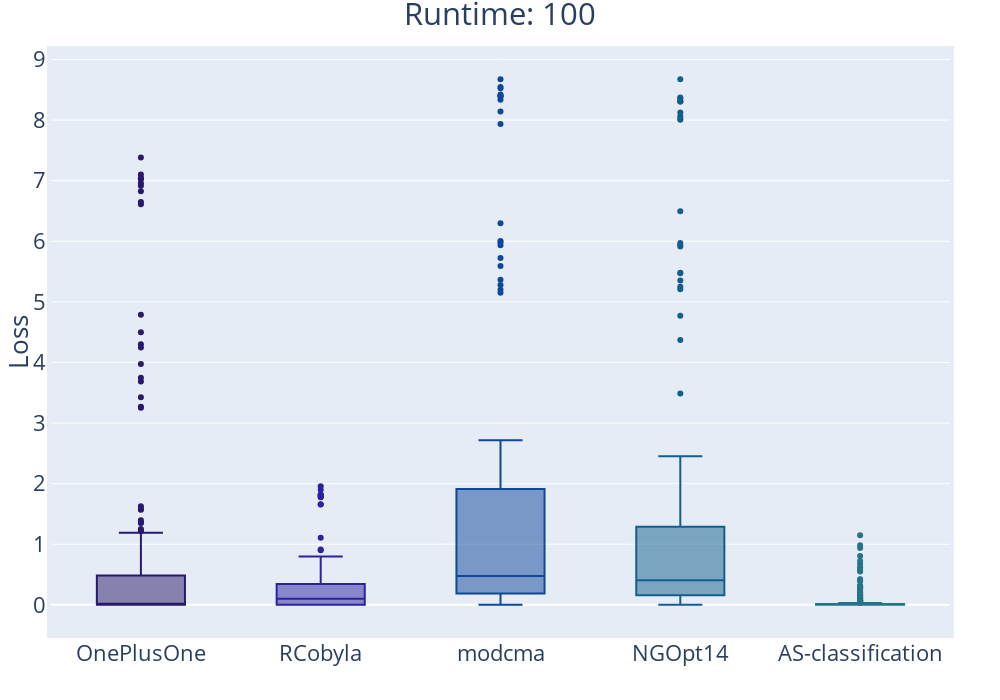
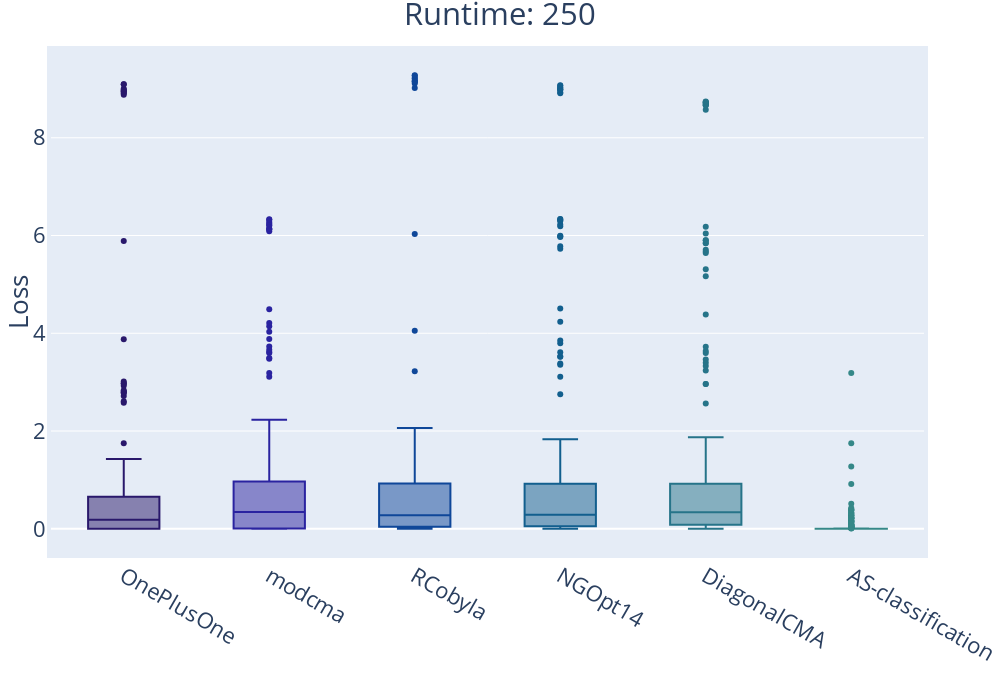
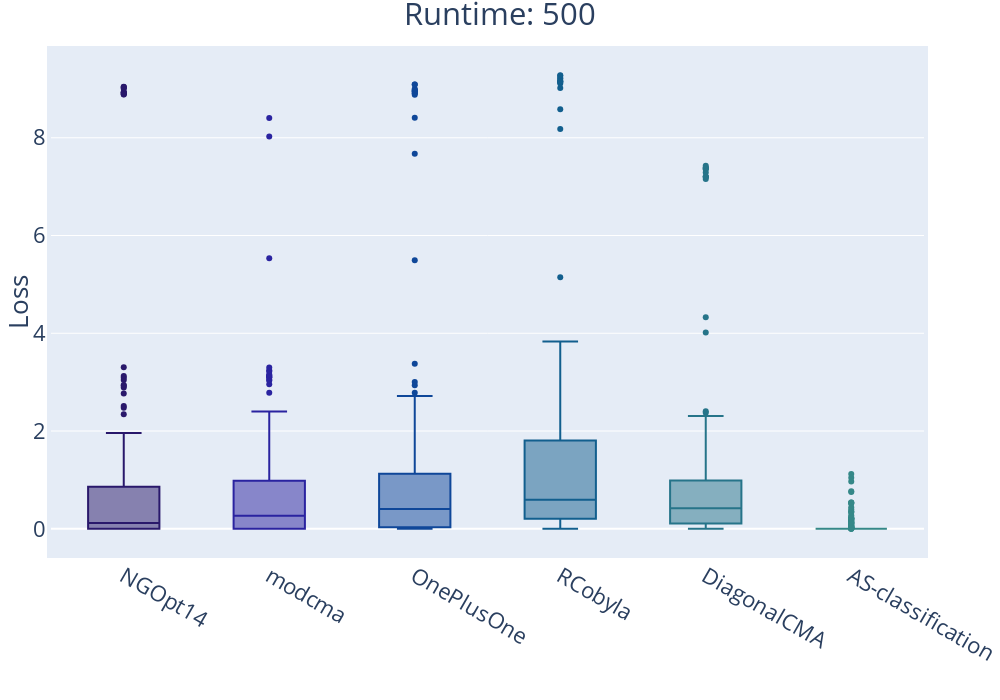
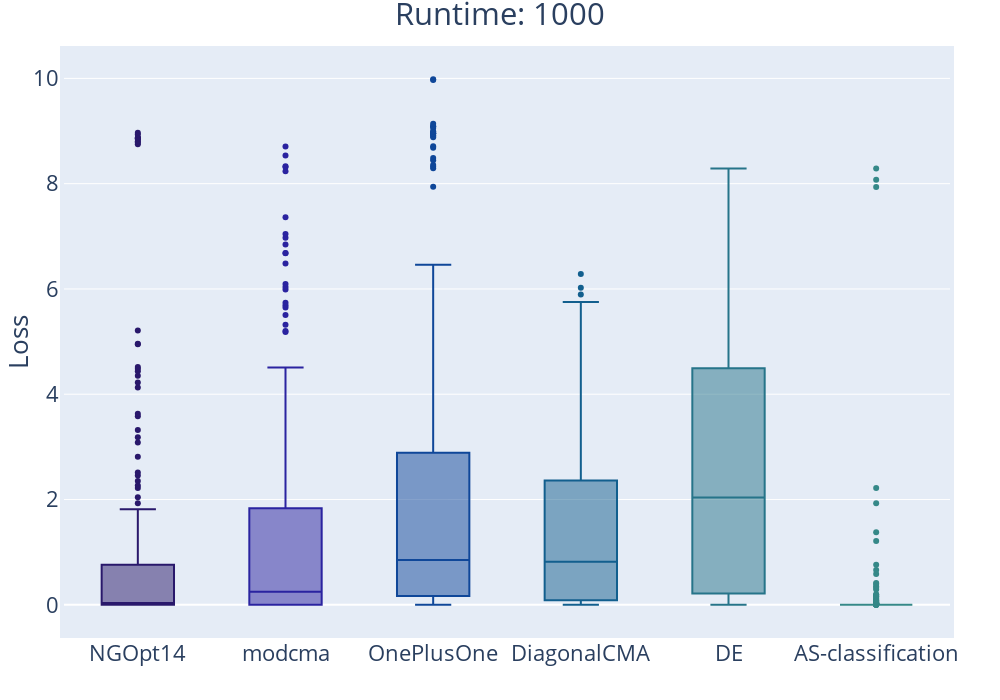

The cell these charts' notebook holds for them, in order:
### Code cell
algos = ["DE", "DiagonalCMA", "modcma", "modde", "NaiveIsoEMNA", "NGOpt14", "NGOpt38", "OnePlusOne", "PSO", "RandomSearch", "RCobyla"]
dim = 5
runtimes = [100, 250, 500, 1000, 2500, 5000, 10000]
ML_algo = "RForest"
with open("./selected_algo_portfolio.pkl", "rb") as f:
    selected_algo_portfolio = pickle.load(f)

print(selected_algo_portfolio)

create_merged_true_predicted_table(algos, runtimes, dim, ML_algo)
create_selector(selected_algo_portfolio, runtimes, dim, ML_algo)
plot_boxplots(selected_algo_portfolio, runtimes, dim, ML_algo)

### Figure 1 — Plotly figure (JSON) as saved in the notebook; plotly's stock layout.template omitted (floating-point values rounded to 4 significant figures; data arrays with more than 128 entries replaced by an {"elided": "..."} marker saying what was removed)
{"data": [{"alignmentgroup": "True", "hovertemplate": "=%{x}<br>Loss=%{y}<extra></extra>", "legendgroup": "OnePlusOne", "marker": {"color": "rgb(41, 24, 107)"}, "name": "OnePlusOne", "notched": false, "offsetgroup": "OnePlusOne", "orientation": "v", "showlegend": true, "type": "box", "x": {"elided": "240 str values"}, "x0": " ", "xaxis": "x", "y": {"elided": "240 float values"}, "y0": " ", "yaxis": "y"}, {"alignmentgroup": "True", "hovertemplate": "=%{x}<br>Loss=%{y}<extra></extra>", "legendgroup": "RCobyla", "marker": {"color": "rgb(42, 35, 160)"}, "name": "RCobyla", "notched": false, "offsetgroup": "RCobyla", "orientation": "v", "showlegend": true, "type": "box", "x": {"elided": "240 str values"}, "x0": " ", "xaxis": "x", "y": {"elided": "240 float values"}, "y0": " ", "yaxis": "y"}, {"alignmentgroup": "True", "hovertemplate": "=%{x}<br>Loss=%{y}<extra></extra>", "legendgroup": "modcma", "marker": {"color": "rgb(15, 71, 153)"}, "name": "modcma", "notched": false, "offsetgroup": "modcma", "orientation": "v", "showlegend": true, "type": "box", "x": {"elided": "240 str values"}, "x0": " ", "xaxis": "x", "y": {"elided": "240 float values"}, "y0": " ", "yaxis": "y"}, {"alignmentgroup": "True", "hovertemplate": "=%{x}<br>Loss=%{y}<extra></extra>", "legendgroup": "NGOpt14", "marker": {"color": "rgb(18, 95, 142)"}, "name": "NGOpt14", "notched": false, "offsetgroup": "NGOpt14", "orientation": "v", "showlegend": true, "type": "box", "x": {"elided": "240 str values"}, "x0": " ", "xaxis": "x", "y": {"elided": "240 float values"}, "y0": " ", "yaxis": "y"}, {"alignmentgroup": "True", "hovertemplate": "=%{x}<br>Loss=%{y}<extra></extra>", "legendgroup": "AS-classification", "marker": {"color": "rgb(38, 116, 137)"}, "name": "AS-classification", "notched": false, "offsetgroup": "AS-classification", "orientation": "v", "showlegend": true, "type": "box", "x": {"elided": "240 str values"}, "x0": " ", "xaxis": "x", "y": {"elided": "240 float values"}, "y0": " ", "yaxis": "y"}], "layout": {"autosize": false, "boxmode": "overlay", "font": {"size": 22}, "height": 700, "legend": {"title": {"text": ""}, "tracegroupgap": 0}, "margin": {"b": 0, "l": 50, "pad": 4, "r": 50, "t": 50}, "showlegend": false, "title": {"text": "Runtime: 100", "x": 0.5}, "width": 1000, "xaxis": {"anchor": "y", "categoryarray": ["OnePlusOne", "RCobyla", "modcma", "NGOpt14", "AS-classification"], "categoryorder": "array", "domain": [0, 1], "title": {"text": ""}}, "yaxis": {"anchor": "x", "domain": [0, 1], "title": {"text": "Loss"}}}}

### Figure 2 — Plotly figure (JSON) as saved in the notebook; plotly's stock layout.template omitted (floating-point values rounded to 4 significant figures; data arrays with more than 128 entries replaced by an {"elided": "..."} marker saying what was removed)
{"data": [{"alignmentgroup": "True", "hovertemplate": "=%{x}<br>Loss=%{y}<extra></extra>", "legendgroup": "OnePlusOne", "marker": {"color": "rgb(41, 24, 107)"}, "name": "OnePlusOne", "notched": false, "offsetgroup": "OnePlusOne", "orientation": "v", "showlegend": true, "type": "box", "x": {"elided": "240 str values"}, "x0": " ", "xaxis": "x", "y": {"elided": "240 float values"}, "y0": " ", "yaxis": "y"}, {"alignmentgroup": "True", "hovertemplate": "=%{x}<br>Loss=%{y}<extra></extra>", "legendgroup": "modcma", "marker": {"color": "rgb(42, 35, 160)"}, "name": "modcma", "notched": false, "offsetgroup": "modcma", "orientation": "v", "showlegend": true, "type": "box", "x": {"elided": "240 str values"}, "x0": " ", "xaxis": "x", "y": {"elided": "240 float values"}, "y0": " ", "yaxis": "y"}, {"alignmentgroup": "True", "hovertemplate": "=%{x}<br>Loss=%{y}<extra></extra>", "legendgroup": "RCobyla", "marker": {"color": "rgb(15, 71, 153)"}, "name": "RCobyla", "notched": false, "offsetgroup": "RCobyla", "orientation": "v", "showlegend": true, "type": "box", "x": {"elided": "240 str values"}, "x0": " ", "xaxis": "x", "y": {"elided": "240 float values"}, "y0": " ", "yaxis": "y"}, {"alignmentgroup": "True", "hovertemplate": "=%{x}<br>Loss=%{y}<extra></extra>", "legendgroup": "NGOpt14", "marker": {"color": "rgb(18, 95, 142)"}, "name": "NGOpt14", "notched": false, "offsetgroup": "NGOpt14", "orientation": "v", "showlegend": true, "type": "box", "x": {"elided": "240 str values"}, "x0": " ", "xaxis": "x", "y": {"elided": "240 float values"}, "y0": " ", "yaxis": "y"}, {"alignmentgroup": "True", "hovertemplate": "=%{x}<br>Loss=%{y}<extra></extra>", "legendgroup": "DiagonalCMA", "marker": {"color": "rgb(38, 116, 137)"}, "name": "DiagonalCMA", "notched": false, "offsetgroup": "DiagonalCMA", "orientation": "v", "showlegend": true, "type": "box", "x": {"elided": "240 str values"}, "x0": " ", "xaxis": "x", "y": {"elided": "240 float values"}, "y0": " ", "yaxis": "y"}, {"alignmentgroup": "True", "hovertemplate": "=%{x}<br>Loss=%{y}<extra></extra>", "legendgroup": "AS-classification", "marker": {"color": "rgb(53, 136, 136)"}, "name": "AS-classification", "notched": false, "offsetgroup": "AS-classification", "orientation": "v", "showlegend": true, "type": "box", "x": {"elided": "240 str values"}, "x0": " ", "xaxis": "x", "y": {"elided": "240 float values"}, "y0": " ", "yaxis": "y"}], "layout": {"autosize": false, "boxmode": "overlay", "font": {"size": 22}, "height": 700, "legend": {"title": {"text": ""}, "tracegroupgap": 0}, "margin": {"b": 0, "l": 50, "pad": 4, "r": 50, "t": 50}, "showlegend": false, "title": {"text": "Runtime: 250", "x": 0.5}, "width": 1000, "xaxis": {"anchor": "y", "categoryarray": ["OnePlusOne", "modcma", "RCobyla", "NGOpt14", "DiagonalCMA", "AS-classification"], "categoryorder": "array", "domain": [0, 1], "title": {"text": ""}}, "yaxis": {"anchor": "x", "domain": [0, 1], "title": {"text": "Loss"}}}}

### Figure 3 — Plotly figure (JSON) as saved in the notebook; plotly's stock layout.template omitted (floating-point values rounded to 4 significant figures; data arrays with more than 128 entries replaced by an {"elided": "..."} marker saying what was removed)
{"data": [{"alignmentgroup": "True", "hovertemplate": "=%{x}<br>Loss=%{y}<extra></extra>", "legendgroup": "NGOpt14", "marker": {"color": "rgb(41, 24, 107)"}, "name": "NGOpt14", "notched": false, "offsetgroup": "NGOpt14", "orientation": "v", "showlegend": true, "type": "box", "x": {"elided": "240 str values"}, "x0": " ", "xaxis": "x", "y": {"elided": "240 float values"}, "y0": " ", "yaxis": "y"}, {"alignmentgroup": "True", "hovertemplate": "=%{x}<br>Loss=%{y}<extra></extra>", "legendgroup": "modcma", "marker": {"color": "rgb(42, 35, 160)"}, "name": "modcma", "notched": false, "offsetgroup": "modcma", "orientation": "v", "showlegend": true, "type": "box", "x": {"elided": "240 str values"}, "x0": " ", "xaxis": "x", "y": {"elided": "240 float values"}, "y0": " ", "yaxis": "y"}, {"alignmentgroup": "True", "hovertemplate": "=%{x}<br>Loss=%{y}<extra></extra>", "legendgroup": "OnePlusOne", "marker": {"color": "rgb(15, 71, 153)"}, "name": "OnePlusOne", "notched": false, "offsetgroup": "OnePlusOne", "orientation": "v", "showlegend": true, "type": "box", "x": {"elided": "240 str values"}, "x0": " ", "xaxis": "x", "y": {"elided": "240 float values"}, "y0": " ", "yaxis": "y"}, {"alignmentgroup": "True", "hovertemplate": "=%{x}<br>Loss=%{y}<extra></extra>", "legendgroup": "RCobyla", "marker": {"color": "rgb(18, 95, 142)"}, "name": "RCobyla", "notched": false, "offsetgroup": "RCobyla", "orientation": "v", "showlegend": true, "type": "box", "x": {"elided": "240 str values"}, "x0": " ", "xaxis": "x", "y": {"elided": "240 float values"}, "y0": " ", "yaxis": "y"}, {"alignmentgroup": "True", "hovertemplate": "=%{x}<br>Loss=%{y}<extra></extra>", "legendgroup": "DiagonalCMA", "marker": {"color": "rgb(38, 116, 137)"}, "name": "DiagonalCMA", "notched": false, "offsetgroup": "DiagonalCMA", "orientation": "v", "showlegend": true, "type": "box", "x": {"elided": "240 str values"}, "x0": " ", "xaxis": "x", "y": {"elided": "240 float values"}, "y0": " ", "yaxis": "y"}, {"alignmentgroup": "True", "hovertemplate": "=%{x}<br>Loss=%{y}<extra></extra>", "legendgroup": "AS-classification", "marker": {"color": "rgb(53, 136, 136)"}, "name": "AS-classification", "notched": false, "offsetgroup": "AS-classification", "orientation": "v", "showlegend": true, "type": "box", "x": {"elided": "240 str values"}, "x0": " ", "xaxis": "x", "y": {"elided": "240 float values"}, "y0": " ", "yaxis": "y"}], "layout": {"autosize": false, "boxmode": "overlay", "font": {"size": 22}, "height": 700, "legend": {"title": {"text": ""}, "tracegroupgap": 0}, "margin": {"b": 0, "l": 50, "pad": 4, "r": 50, "t": 50}, "showlegend": false, "title": {"text": "Runtime: 500", "x": 0.5}, "width": 1000, "xaxis": {"anchor": "y", "categoryarray": ["NGOpt14", "modcma", "OnePlusOne", "RCobyla", "DiagonalCMA", "AS-classification"], "categoryorder": "array", "domain": [0, 1], "title": {"text": ""}}, "yaxis": {"anchor": "x", "domain": [0, 1], "title": {"text": "Loss"}}}}

### Figure 4 — Plotly figure (JSON) as saved in the notebook; plotly's stock layout.template omitted (floating-point values rounded to 4 significant figures; data arrays with more than 128 entries replaced by an {"elided": "..."} marker saying what was removed)
{"data": [{"alignmentgroup": "True", "hovertemplate": "=%{x}<br>Loss=%{y}<extra></extra>", "legendgroup": "NGOpt14", "marker": {"color": "rgb(41, 24, 107)"}, "name": "NGOpt14", "notched": false, "offsetgroup": "NGOpt14", "orientation": "v", "showlegend": true, "type": "box", "x": {"elided": "240 str values"}, "x0": " ", "xaxis": "x", "y": {"elided": "240 float values"}, "y0": " ", "yaxis": "y"}, {"alignmentgroup": "True", "hovertemplate": "=%{x}<br>Loss=%{y}<extra></extra>", "legendgroup": "modcma", "marker": {"color": "rgb(42, 35, 160)"}, "name": "modcma", "notched": false, "offsetgroup": "modcma", "orientation": "v", "showlegend": true, "type": "box", "x": {"elided": "240 str values"}, "x0": " ", "xaxis": "x", "y": {"elided": "240 float values"}, "y0": " ", "yaxis": "y"}, {"alignmentgroup": "True", "hovertemplate": "=%{x}<br>Loss=%{y}<extra></extra>", "legendgroup": "OnePlusOne", "marker": {"color": "rgb(15, 71, 153)"}, "name": "OnePlusOne", "notched": false, "offsetgroup": "OnePlusOne", "orientation": "v", "showlegend": true, "type": "box", "x": {"elided": "240 str values"}, "x0": " ", "xaxis": "x", "y": {"elided": "240 float values"}, "y0": " ", "yaxis": "y"}, {"alignmentgroup": "True", "hovertemplate": "=%{x}<br>Loss=%{y}<extra></extra>", "legendgroup": "DiagonalCMA", "marker": {"color": "rgb(18, 95, 142)"}, "name": "DiagonalCMA", "notched": false, "offsetgroup": "DiagonalCMA", "orientation": "v", "showlegend": true, "type": "box", "x": {"elided": "240 str values"}, "x0": " ", "xaxis": "x", "y": {"elided": "240 float values"}, "y0": " ", "yaxis": "y"}, {"alignmentgroup": "True", "hovertemplate": "=%{x}<br>Loss=%{y}<extra></extra>", "legendgroup": "DE", "marker": {"color": "rgb(38, 116, 137)"}, "name": "DE", "notched": false, "offsetgroup": "DE", "orientation": "v", "showlegend": true, "type": "box", "x": {"elided": "240 str values"}, "x0": " ", "xaxis": "x", "y": {"elided": "240 float values"}, "y0": " ", "yaxis": "y"}, {"alignmentgroup": "True", "hovertemplate": "=%{x}<br>Loss=%{y}<extra></extra>", "legendgroup": "AS-classification", "marker": {"color": "rgb(53, 136, 136)"}, "name": "AS-classification", "notched": false, "offsetgroup": "AS-classification", "orientation": "v", "showlegend": true, "type": "box", "x": {"elided": "240 str values"}, "x0": " ", "xaxis": "x", "y": {"elided": "240 float values"}, "y0": " ", "yaxis": "y"}], "layout": {"autosize": false, "boxmode": "overlay", "font": {"size": 22}, "height": 700, "legend": {"title": {"text": ""}, "tracegroupgap": 0}, "margin": {"b": 0, "l": 50, "pad": 4, "r": 50, "t": 50}, "showlegend": false, "title": {"text": "Runtime: 1000", "x": 0.5}, "width": 1000, "xaxis": {"anchor": "y", "categoryarray": ["NGOpt14", "modcma", "OnePlusOne", "DiagonalCMA", "DE", "AS-classification"], "categoryorder": "array", "domain": [0, 1], "title": {"text": ""}}, "yaxis": {"anchor": "x", "domain": [0, 1], "title": {"text": "Loss"}}}}
